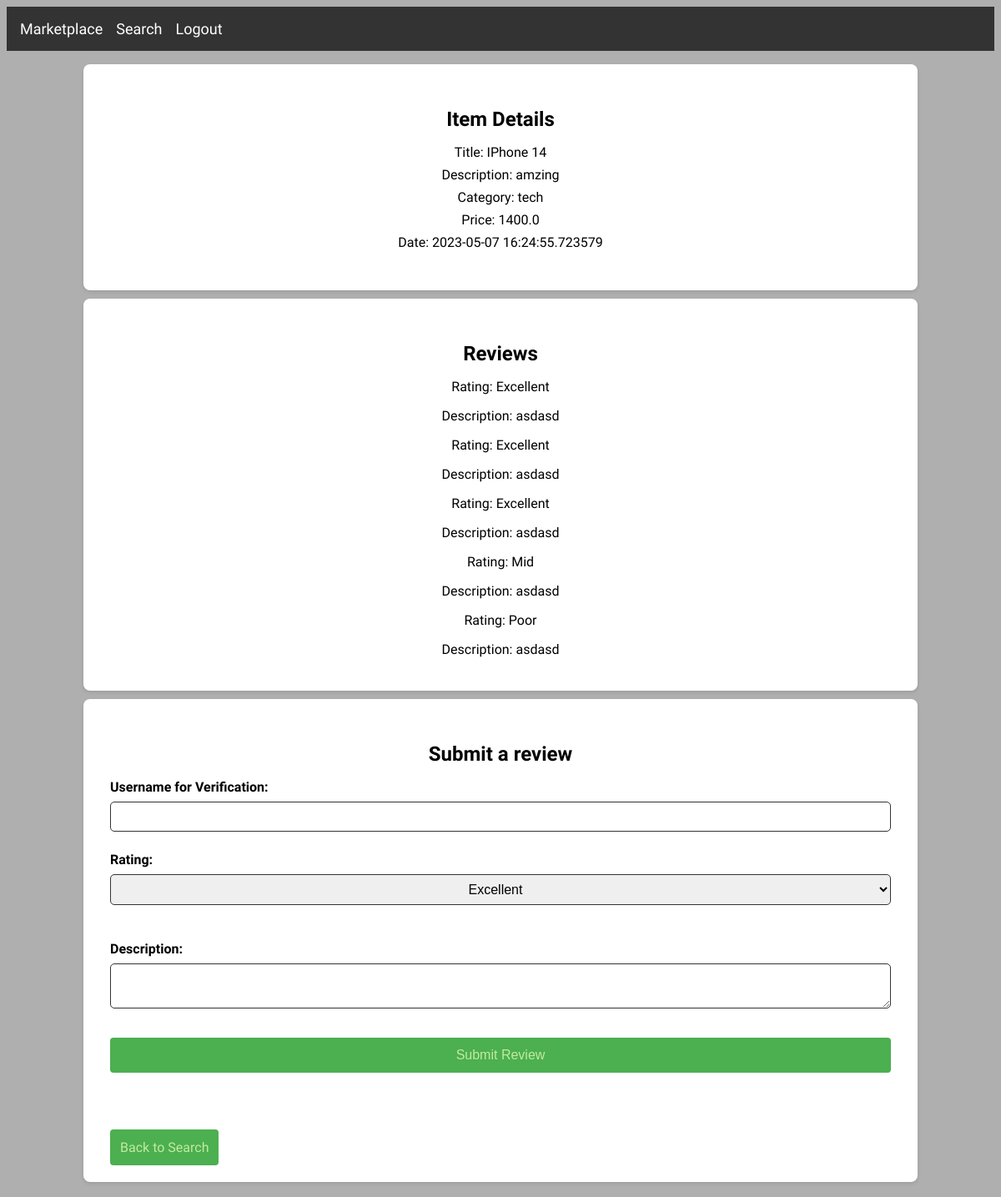
/item/2/, run on the app's committed database.
### tables this page shows
CREATE TABLE items (
                        id INTEGER PRIMARY KEY AUTOINCREMENT,
                        username TEXT,
                        title TEXT,
                        description TEXT,
                        category TEXT,
                        price REAL,
                        date TEXT
                        );

CREATE TABLE reviews (
                    id INTEGER PRIMARY KEY AUTOINCREMENT,
                    username TEXT,
                    item_id INTEGER,
                    rating TEXT,
                    description TEXT,
                    date TEXT
                    );

### app.py (the view)
@app.route('/item/<int:item_id>/')
def item_detail(item_id):
    with sqlite3.connect(db_path) as conn:
        c = conn.cursor()
        c.execute('SELECT * FROM items WHERE id = ?', (item_id,))
        item = c.fetchone()
        if item:
            c.execute('SELECT * FROM reviews WHERE item_id = ?', (item_id,))
            reviews = c.fetchall()
            return render_template('selected.html', item=item, reviews=reviews)
        else:
            return "Item not found", 404

### templates/selected.html (shortened to what this page needs)
<!DOCTYPE html>
<html lang="en">
  <head>
    <link
      rel="stylesheet"
      type="text/css"
      href="{{ url_for('static', filename='selected.css') }}"
    />
  </head>
  <body>
    <nav class="active">
      <ul>
        <li><a href="{{ url_for('marketplace') }}">Marketplace</a></li>
        <li><a href="{{ url_for('searchbar') }}">Search</a></li>
        <li><a href="{{ url_for('handle_signin') }}">Logout</a></li>
      </ul>
    </nav>
    <div class="container">
      <section class="item-details">
        <h2>Item Details</h2>
        <ul>
          <li>Title: {{ item[2] }}</li>
          <li>Description: {{ item[3] }}</li>
          <li>Category: {{ item[4] }}</li>
          <li>Price: {{ item[5] }}</li>
          <li>Date: {{ item[6] }}</li>
        </ul>
      </section>
      <section class="reviews">
        <h2>Reviews</h2>
        {% if reviews %} {% for review in reviews %}
        <div class="review">
          <p>Rating: {{ review[3] }}</p>
          <p>Description: {{ review[4] }}</p>
        </div>
        {% endfor %} {% else %}
        <p>No reviews found.</p>
        {% endif %}
      </section>
      <section class="submit-review">
        <h2>Submit a review</h2>
        <form
          method="POST"
          action="{{ url_for('submit_review', item_id=item[0]) }}"
        >
          <label for="username">Username for Verification:</label>
          <input type="username" id="title" name="username" required />
          <label for="rating">Rating:</label>
          <select id="rating" name="rating" required>
            <option value="Excellent">Excellent</option>
          </select>
          <br />
          <label for="description">Description:</label>
          <textarea id="description" name="description" required></textarea>
          <br />
          <button type="submit" class="submit-btn">Submit Review</button>
          <div class="error-messages">
            <div class="messages">
            </div>
          </div>
        </form>
        <a href="{{ url_for('searchbar') }}" class="search-bar-btn"
          >Back to Search</a
        >
      </section>
    </div>
  </body>
</html>

### static/selected.css (style rules this page uses)
:root { --background-main: #afafaf; --background-header: #333; --background-button: #555; --background-error: #f8d7da; --background-submit: #dff0d8; --submit-border: #c1eb9e; --submit-color: #4caf50; --form-border: #dad9d9; --error-border: #f5c6cb; --error-color: #721c24; --text-color: #fff; }
* { box-sizing: border-box; }
body { font-family: "Muli", sans-serif; padding: 0; background-color: var(--background-main); }
.container { display: flex; flex-direction: column; align-items: center; }
.container > * { min-width: 1000px; }
h1, h2 { font-weight: bold; font-size: 24px; margin-bottom: 16px; }
ul { list-style: none; padding: 0; }
form { display: flex; flex-direction: column; justify-content: center; margin-bottom: 1rem; }
label { margin-top: 0.5rem; }
section { max-width: 800px; margin: 0 auto 10px ; padding: 32px; background-color: #fff; border-radius: 8px; box-shadow: 0 2px 4px rgba(0, 0, 0, 0.1); }
nav { background-color: var(--background-header); color: #fff; display: flex; justify-content: space-between; align-items: center; padding: 16px; margin-bottom: 1rem; }
nav ul { display: flex; list-style: none; margin: 0; padding: 0; }
nav ul li { margin-right: 16px; }
nav ul li:last-child { margin-right: 0; }
nav ul li a { color: #fff; text-decoration: none; font-size: 18px; transition: color 0.3s; }
label { display: block; font-weight: bold; margin-bottom: 8px; }
.item-details ul li { margin-bottom: 0.5rem; text-align: center; }
.reviews .review p, h2 { margin-bottom: 0.5rem; text-align: center; }
.submit-review label, input { border-style: solid var(--review-border); }
.submit-review input, textarea, select { border:#333 1px solid; padding: 0.5rem; margin-bottom: 1rem; border-radius: 5px; font-size: 1rem; cursor: pointer; }
.submit-review select { text-align: center; }
.submit-review a, button { background-color: var(--submit-color); color: var(--submit-border); padding: 12px; font-size: 16px; border: none; border-radius: 4px; cursor: pointer; transition: background-color 0.3s; text-decoration: none; }
.error-messages { display: flex; justify-content: center; align-items: center; width: 100%; }
.error-messages .messages { color: var(--error-color); padding: 1em; border-radius: 0.25rem; font-weight: bold; margin: 1em 0; text-align: center; max-width: 600px; }

### data on the page
items: title "IPhone 14", description "amzing", category "tech", price "1400.0", date "2023-05-07 16:24:55.723579"
reviews: rating "Excellent", description "asdasd"
reviews: rating "Excellent", description "asdasd"
reviews: rating "Excellent", description "asdasd"
reviews: rating "Mid", description "asdasd"
reviews: rating "Poor", description "asdasd"
